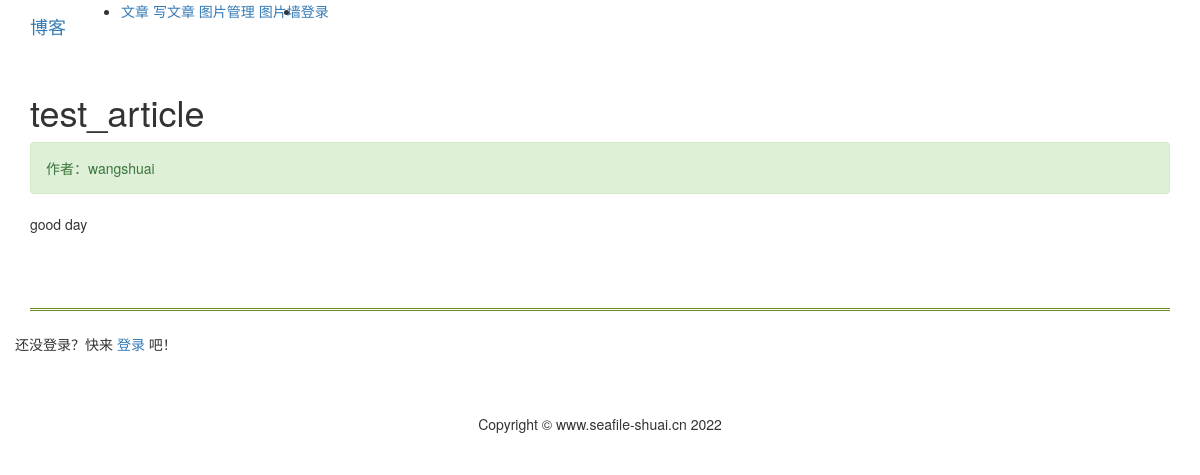
Page /article/article-detail/4/ on the committed database.
### article/models.py (models this page shows, shortened)
class BlogArticle(models.Model):
    author = models.ForeignKey(User, on_delete=models.CASCADE)
    title = models.CharField(max_length=100)
    abstract = models.CharField(max_length=1024)
    body = models.TextField()
    category = models.CharField(max_length=50, blank=True)
    created = models.DateTimeField(default=timezone.now)
    updated = models.DateTimeField(auto_now=True)
    class Meta:
        ordering = ('-created',)

### article/views.py (the view)
# urls.py: path('article-detail/<int:article_id>/', views.article_detail, name='article_detail'),
def article_detail(request, article_id):
    article = BlogArticle.objects.get(id=article_id)
    article.body = markdown.markdown(article.body,
                                     extensions=[
                                         'markdown.extensions.extra',
                                         'markdown.extensions.codehilite',
                                         'markdown.extensions.toc',
                                     ])
    context = {
        'article': article,
    }
    return render(request, 'article/detail.html', context)

### templates/article/detail.html (shortened to what this page needs)
{% extends "base.html" %}
{%load static %}
{% block content %}
<link href="{% static 'bootstrap/css/mlist.css' %}" rel="stylesheet" type="text/css" />
<div class="container">
    <div class="row2">
        <h1 class="col-12 mt-4 mb-4">{{ article.title }}</h1>
        <div class="col-12 alert alert-success">作者：{{ article.author }}
        </div>
        <div style="width: 100%; background=#000000; display:block; word-break:break-all; word-wrap:break-word;" class="col-12">
            <p>{{ article.body|safe }}</p>
        </div>
    </div>
    <br/>
    <br/>
    <hr class="hr2" />
    <div class="row">
        {% if user.is_authenticated %}
            我来评论两句~
        {% else %}
            还没登录？快来
        <a href="{% url 'userprofile:login' %}">登录</a>
        吧！
        {% endif %}
    </div>
</div>
{% endblock content %}

### rows in the picture
BlogArticle: title "test_article", author "wangshuai", body "good day"
